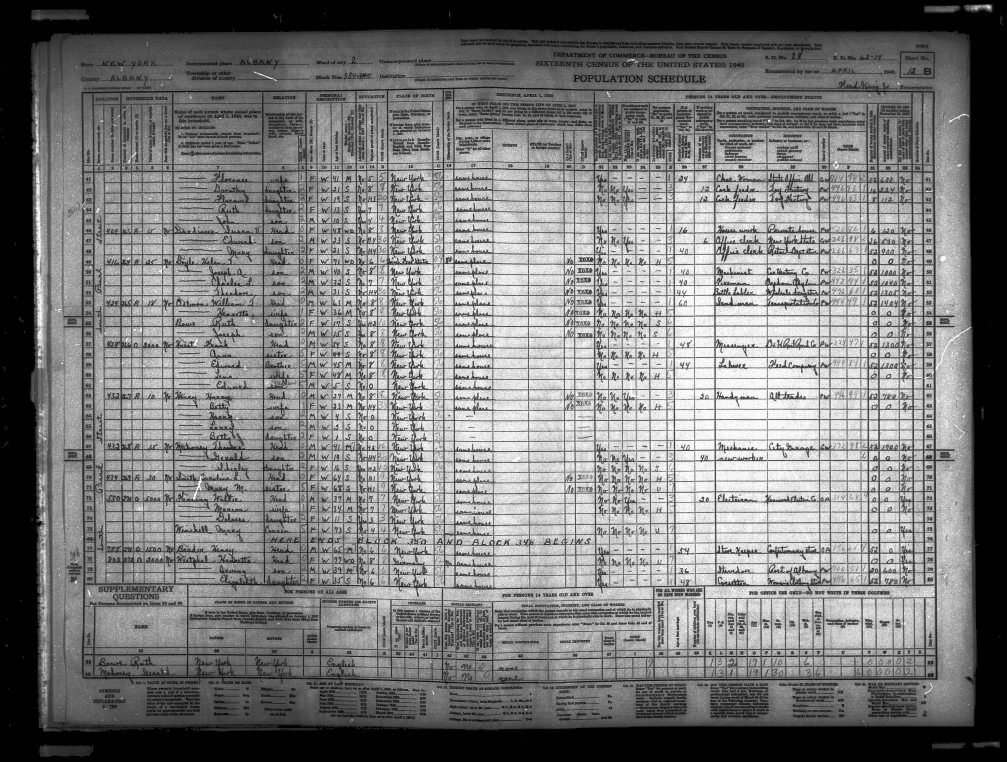
#> input picture src/prop_Crop1.jpg, 6042 x 4568 px (shown at 1/6 size)
$ python TopImage.py prop_Crop1.jpg
#> lines starting #> are read from the running program, lines starting #| are printed output that depends on the picture; after the words box and inside, x2 and y2 are one past the last pixel; in counts of white or black regions, pixels touching at a corner belong together
#> in CropTopImage, original is the input picture: shape (4568, 6042); min 0, max 255, mean 123
### src/ImagePrep.py
import cv2

def prep(img):

    # Reduce Image Size or create image pyramid
    img = cv2.resize(img, None, fx=1/10, fy=1/10, interpolation = cv2.INTER_AREA)
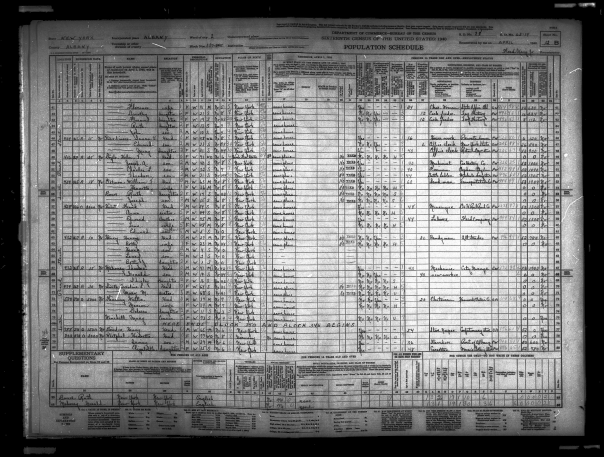
#> img: shape (457, 604); min 0, max 255, mean 123

    # Histogram Stretch Image
    histStretch = cv2.createCLAHE(clipLimit=2.0, tileGridSize=(8,8))
    img = histStretch.apply(img)
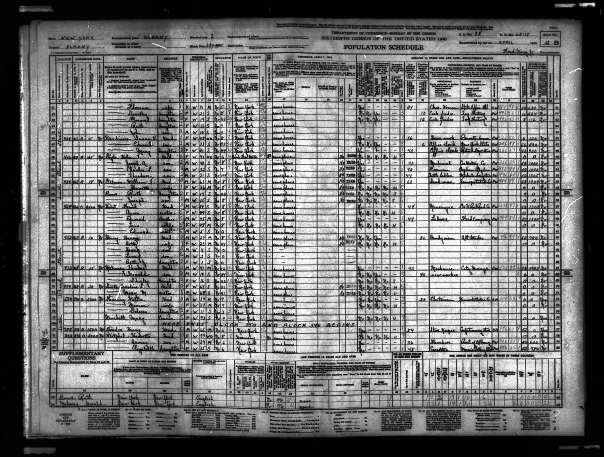
#> img: shape (457, 604); min 2, max 255, mean 118.8

    # Median Filter (get rid of text, background noise).
    img = cv2.medianBlur(img, 17)
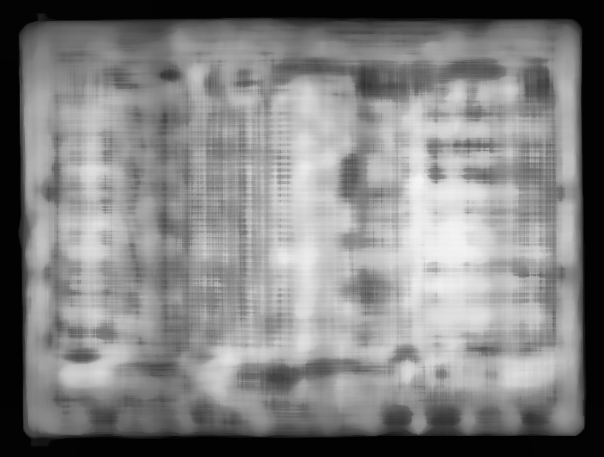
#> img: shape (457, 604); min 2, max 244, mean 129.3

    # Automatically threshold image into foreground, background
    img = cv2.Canny(img, 295, 300)
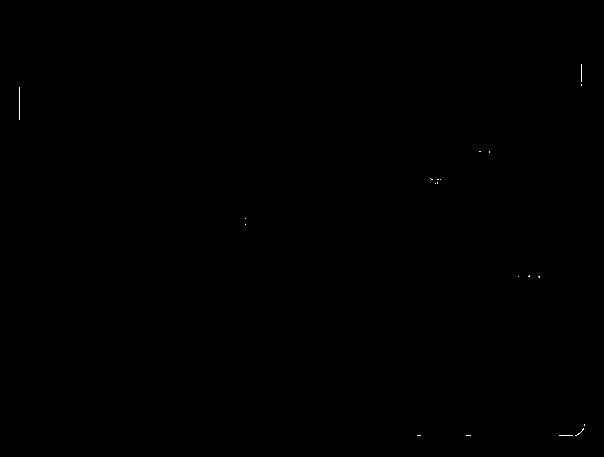
#> img: shape (457, 604); 0.04% white in thin lines or dots, all inside (x1, y1, x2, y2) = (19, 64, 585, 436)
    #__,img = cv2.threshold(img, 127, 255, cv2.THRESH_BINARY)

    # Resize image back to original
    img = cv2.resize(img, None, fx=10, fy=10, interpolation = cv2.INTER_CUBIC)
#> img: shape (4570, 6040)

    imgout = img
    return imgout

### src/Crop.py
import numpy as np

def get_end_values(img, index):
#> called with index = 0
    axis = np.argmax(img, index)
#> axis = 6040 values, max 4354 at index 4166, min 0 at index 0, mean 439.3
    max_value = np.max(axis)
#> max_value = 4354
    axis[axis == 0] = 999999
    min_value = np.min(axis)
#> min_value = 645
    return max_value.astype(int), min_value.astype(int)


def crop(img, src):
    max_x, min_x = get_end_values(img, 0)
#> max_x = 4354; min_x = 645
    max_y, min_y = get_end_values(img, 1)
#> max_y = 5857; min_y = 178
    print(max_x)
#| 4354
    print(min_x)
#| 645
    print(max_y)
#| 5857
    print(min_y)
#| 178
    print(img.shape)
#| (4570, 6040)

    imgout = src[min_x:max_x, min_y:max_y]
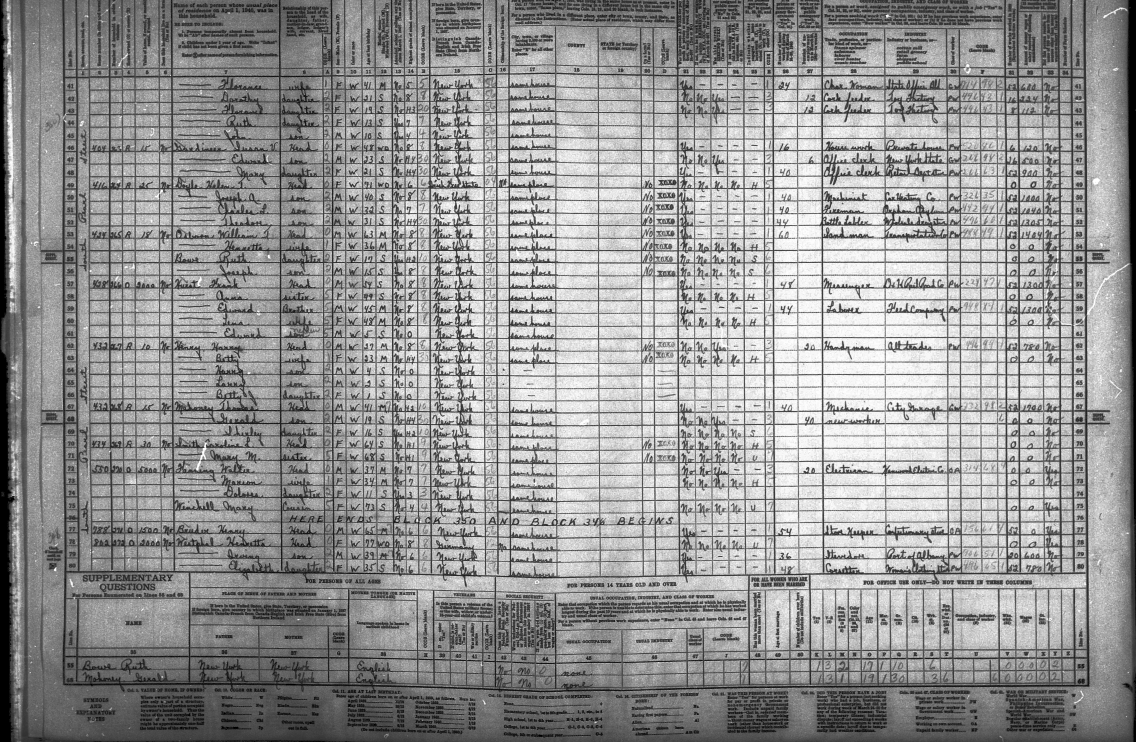
#> imgout: shape (3709, 5679) (shown at 1/5 size); min 0, max 255, mean 150.2
    return imgout

### src/TopImage.py
import sys
import ImagePrep as imgp
import Crop
import cv2

def CropTopImage(src):

    # prepare image
    original = cv2.imread(src, 0)
    imgout = imgp.prep(original)

    #crop
    imgout = Crop.crop(imgout, original)

    # save
    cv2.imwrite("result.jpg", imgout)


img = sys.argv[1]

# Crop
CropTopImage(img)
